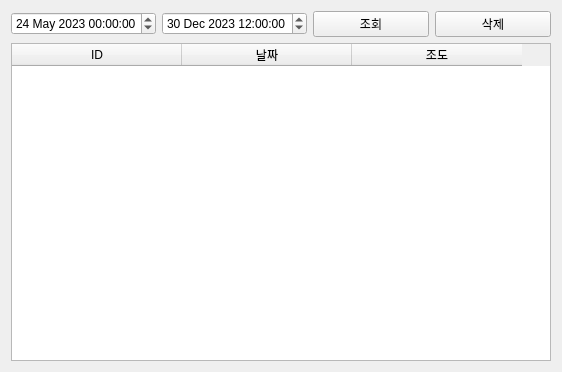
<?xml version="1.0" encoding="UTF-8"?>
<ui version="4.0">
 <class>Tab6Database</class>
 <widget class="QWidget" name="Tab6Database">
  <property name="geometry">
   <rect>
    <x>0</x>
    <y>0</y>
    <width>562</width>
    <height>372</height>
   </rect>
  </property>
  <property name="windowTitle">
   <string>Form</string>
  </property>
  <layout class="QVBoxLayout" name="verticalLayout">
   <item>
    <layout class="QHBoxLayout" name="horizontalLayout">
     <item>
      <widget class="QDateTimeEdit" name="pDateTimeEditFrom">
       <property name="dateTime">
        <datetime>
         <hour>0</hour>
         <minute>0</minute>
         <second>0</second>
         <year>2023</year>
         <month>5</month>
         <day>24</day>
        </datetime>
       </property>
      </widget>
     </item>
     <item>
      <widget class="QDateTimeEdit" name="pDateTimeEditTo">
       <property name="dateTime">
        <datetime>
         <hour>12</hour>
         <minute>0</minute>
         <second>0</second>
         <year>2023</year>
         <month>12</month>
         <day>30</day>
        </datetime>
       </property>
      </widget>
     </item>
     <item>
      <widget class="QPushButton" name="pPBSearchButton">
       <property name="text">
        <string>조회</string>
       </property>
      </widget>
     </item>
     <item>
      <widget class="QPushButton" name="pPBDeleteButton">
       <property name="text">
        <string>삭제</string>
       </property>
      </widget>
     </item>
    </layout>
   </item>
   <item>
    <layout class="QHBoxLayout" name="horizontalLayout_2">
     <item>
      <widget class="QTableWidget" name="pTableWidget">
       <attribute name="horizontalHeaderDefaultSectionSize">
        <number>170</number>
       </attribute>
       <column>
        <property name="text">
         <string>ID</string>
        </property>
       </column>
       <column>
        <property name="text">
         <string>날짜</string>
        </property>
       </column>
       <column>
        <property name="text">
         <string>조도</string>
        </property>
       </column>
      </widget>
     </item>
    </layout>
   </item>
  </layout>
 </widget>
 <resources/>
 <connections/>
</ui>
